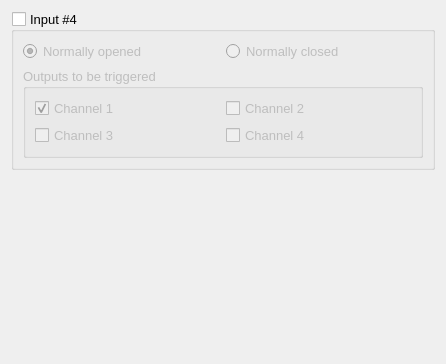
      <widget class="QWidget" name="tIn_4">
       <attribute name="title">
        <string>In 4</string>
       </attribute>
       <attribute name="toolTip">
        <string>Input #4 settings</string>
       </attribute>
       <layout class="QVBoxLayout" name="verticalLayout_14">
        <item>
         <widget class="QGroupBox" name="gbIn_4">
          <property name="font">
           <font>
            <pointsize>10</pointsize>
            <kerning>false</kerning>
           </font>
          </property>
          <property name="title">
           <string>Input #4</string>
          </property>
          <property name="checkable">
           <bool>true</bool>
          </property>
          <property name="checked">
           <bool>false</bool>
          </property>
          <layout class="QVBoxLayout" name="verticalLayout_13">
           <item>
            <layout class="QHBoxLayout" name="horizontalLayout_15">
             <item>
              <widget class="QRadioButton" name="rbNO_4">
               <property name="text">
                <string>Normally opened</string>
               </property>
               <property name="checked">
                <bool>true</bool>
               </property>
              </widget>
             </item>
             <item>
              <widget class="QRadioButton" name="rbNC_4">
               <property name="text">
                <string>Normally closed</string>
               </property>
              </widget>
             </item>
            </layout>
           </item>
           <item>
            <widget class="QGroupBox" name="gbInOutputs_4">
             <property name="minimumSize">
              <size>
               <width>400</width>
               <height>0</height>
              </size>
             </property>
             <property name="title">
              <string>Outputs to be triggered</string>
             </property>
             <property name="checkable">
              <bool>false</bool>
             </property>
             <layout class="QGridLayout" name="gridLayout_11">
              <item row="0" column="0">
               <widget class="QCheckBox" name="cbChnl_1_In_4">
                <property name="minimumSize">
                 <size>
                  <width>70</width>
                  <height>0</height>
                 </size>
                </property>
                <property name="text">
                 <string>Channel 1</string>
                </property>
                <property name="checked">
                 <bool>true</bool>
                </property>
               </widget>
              </item>
              <item row="0" column="1">
               <widget class="QCheckBox" name="cbChnl_2_In_4">
                <property name="minimumSize">
                 <size>
                  <width>70</width>
                  <height>0</height>
                 </size>
                </property>
                <property name="text">
                 <string>Channel 2</string>
                </property>
               </widget>
              </item>
              <item row="1" column="0">
               <widget class="QCheckBox" name="cbChnl_3_In_4">
                <property name="minimumSize">
                 <size>
                  <width>70</width>
                  <height>0</height>
                 </size>
                </property>
                <property name="text">
                 <string>Channel 3</string>
                </property>
               </widget>
              </item>
              <item row="1" column="1">
               <widget class="QCheckBox" name="cbChnl_4_In_4">
                <property name="minimumSize">
                 <size>
                  <width>70</width>
                  <height>0</height>
                 </size>
                </property>
                <property name="text">
                 <string>Channel 4</string>
                </property>
               </widget>
              </item>
             </layout>
            </widget>
           </item>
          </layout>
         </widget>
        </item>
        <item>
         <spacer name="verticalSpacer_7">
          <property name="orientation">
           <enum>Qt::Vertical</enum>
          </property>
          <property name="sizeHint" stdset="0">
           <size>
            <width>20</width>
            <height>183</height>
           </size>
          </property>
         </spacer>
        </item>
       </layout>
      </widget>
